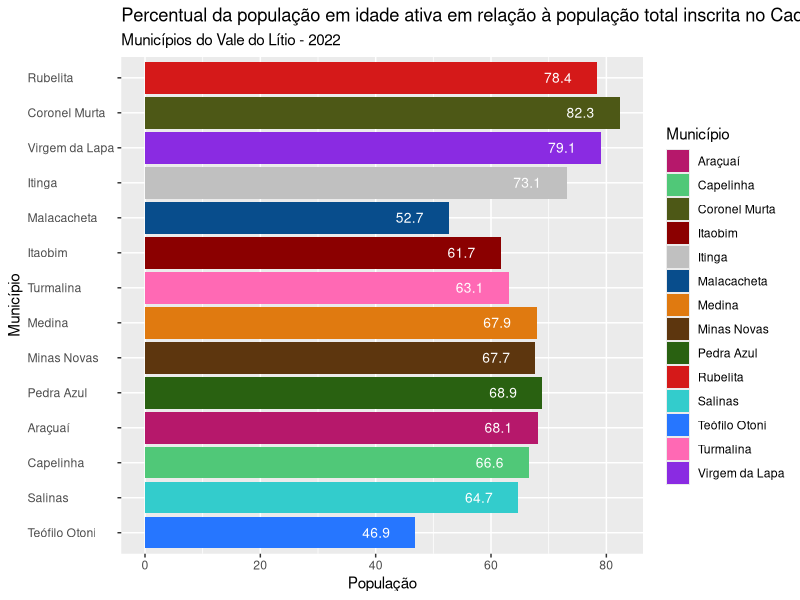
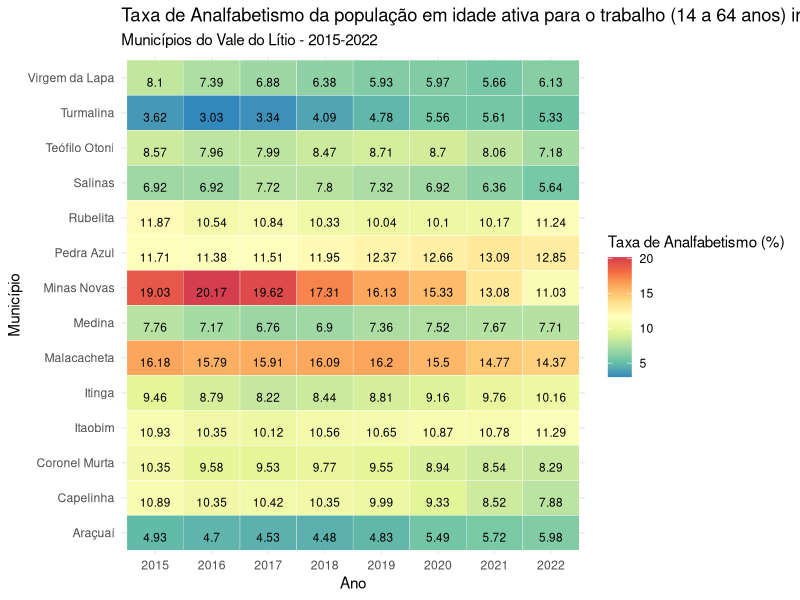
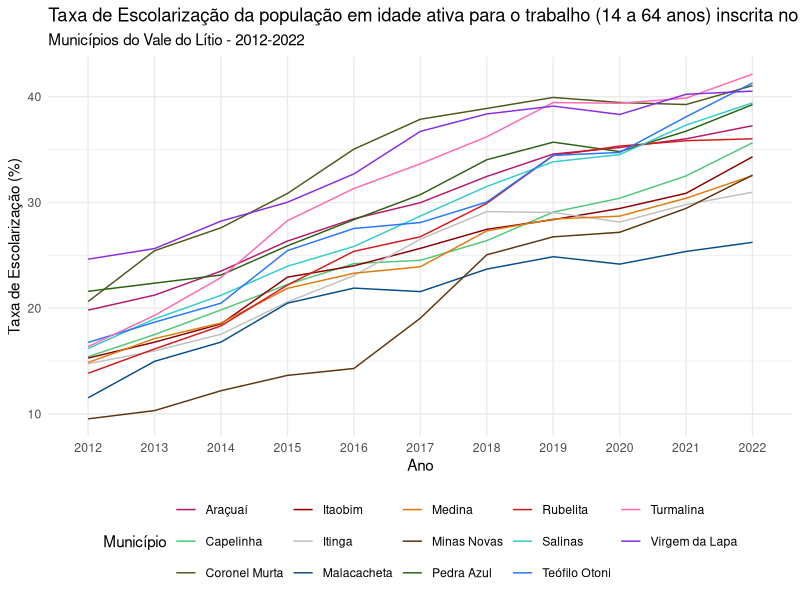
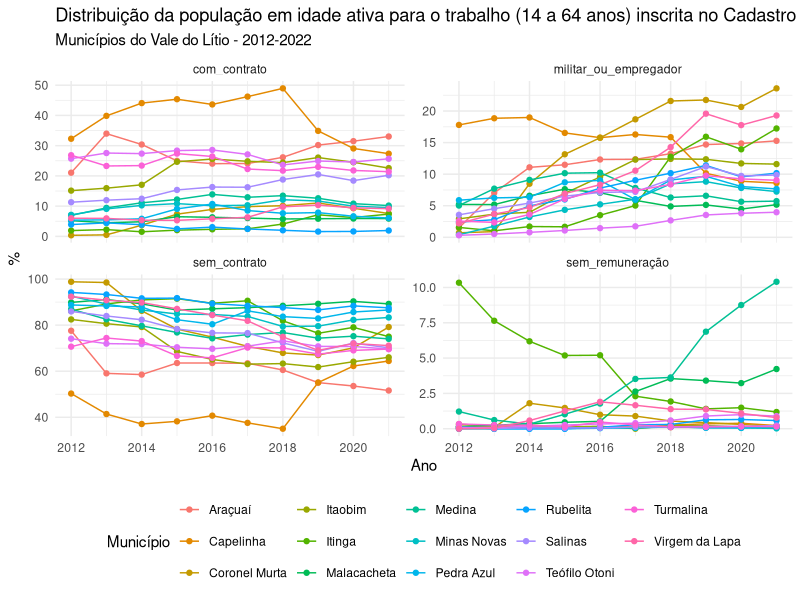
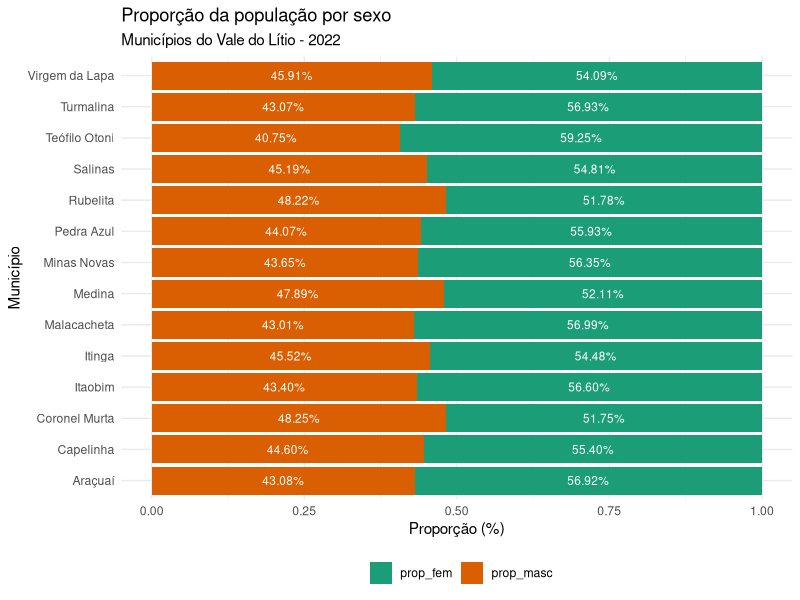
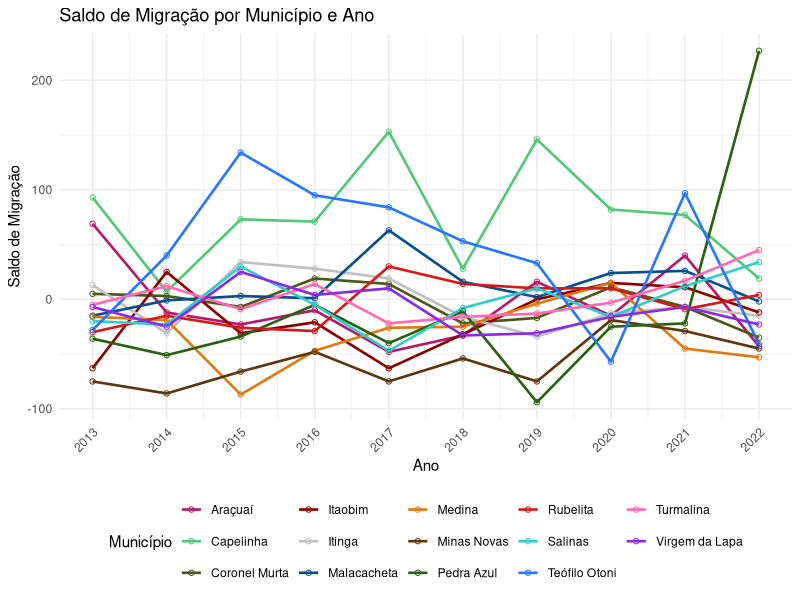
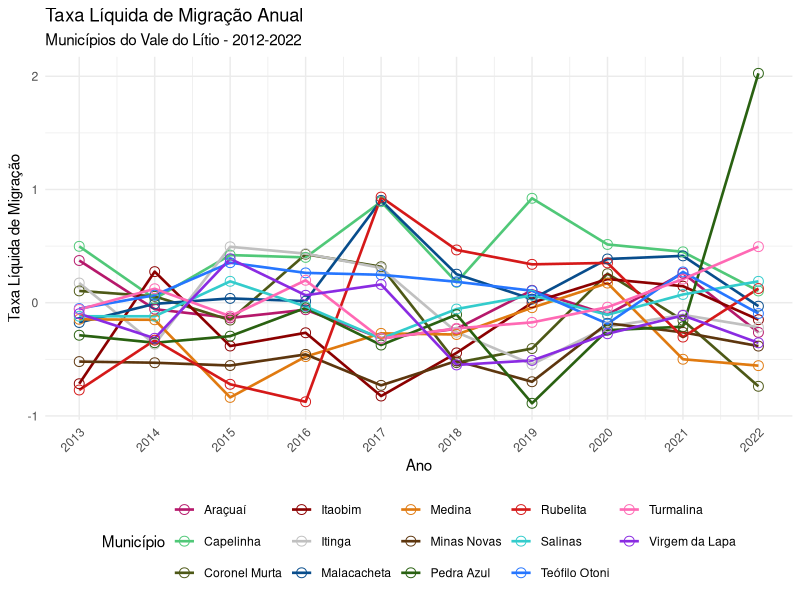

Here is the R script that generated these plots, in order:
## ---- chunk 1
knitr::opts_chunk$set(echo = FALSE)
Sys.setlocale("LC_ALL", "en_US.UTF-8")

## ---- chunk 2
# Criar os vetores com os dados
cidades <- c("Araçuaí", "Capelinha", "Coronel Murta", "Itaobim", "Itinga", "Malacacheta", "Medina", "Minas Novas", "Pedra Azul", "Rubelita", "Salinas", "Teófilo Otoni", "Turmalina", "Virgem da Lapa")
censo_2022 <- c(34297, 39626, 8200, 19151, 13745, 17516, 20156, 24405, 24410, 5679, 40178, 137418, 20000, 11804)
percent_pop <- c(68.1, 66.6, 82.3, 61.7, 73.1, 52.7, 67.9, 67.7, 68.9, 78.4, 64.7, 46.9, 63.1, 79.1)
ibge <- c(3103405, 3112307, 3119500, 3133303, 3134004, 3139201, 3141405, 3141801, 3148707, 3156502, 3157005, 3168606, NA, 3171600)

# Criar o dataframe
df <- data.frame(CENSO_2022 = censo_2022, `%_POP_Cad_x_municipio_Censo_2022` = percent_pop, Município = cidades, IBGE = ibge)

## ---- chunk 3
library(ggplot2)

# Configuração de cores personalizadas
custom_colors <- c("#b6186b", "#50c878", "#4d5816", "#8b0000", "#c0c0c0", 
                   "#084d8c", "#e07a10", "#5d360e", "#296111", "#d51919", 
                   "#33cccc", "#2676ff", "#FF69B4", "#8A2BE2")


# Criar o gráfico de barras horizontal com cores personalizadas para o preenchimento e valores dentro das barras
ggplot(df, aes(x = df$X._POP_Cad_x_municipio_Censo_2022, y = reorder(Município, -CENSO_2022), fill = Município)) +
  geom_col() + # Usar geom_col() para gráfico de barras horizontal
  geom_text(aes(label = df$X._POP_Cad_x_municipio_Censo_2022), hjust = 1.9, size = 3.5, color = "white") + # Adiciona os valores dentro das barras
  scale_fill_manual(values = custom_colors) +
  labs(title = "Percentual da população em idade ativa em relação à população total inscrita no CadÚnico (%)",
        subtitle = "Municípios do Vale do Lítio - 2022",
       x = "População",
       y = "Município",
       fill = "Município") +
  theme(axis.text.y = element_text(hjust = 0)) # Ajustar a posição dos rótulos do eixo y

## ---- chunk 4
# Importando os dados
df_analfabetismo <- data.frame(
  IBGE = c(3103405, 3112307, 3119500, 3133303, 3134004, 3139201, 3141405, 3141801, 3148707, 3156502, 3157005, 3168606, 3169703, 3171600),
  MUNICIPIO = c("Araçuaí", "Capelinha", "Coronel Murta", "Itaobim", "Itinga", "Malacacheta", "Medina", "Minas Novas", "Pedra Azul", "Rubelita", "Salinas", "Teófilo Otoni", "Turmalina", "Virgem da Lapa"),
# `2012` = c(5.57, 12.14, 9.61, 11.81, 10.73, 15.83, 9.56, 18.66, 13.14, 15.16, 7.10, 10.84, 5.70, 9.30),
# `2013` = c(5.44, 11.64, 10.10, 11.79, 10.33, 15.85, 9.11, 19.47, 12.69, 14.50, 7.15, 10.48, 5.19, 8.60),
# `2014` = c(14.44, 20.74, 17.91, 20.77, 19.22, 22.02, 15.93, 27.10, 20.25, 21.30, 15.48, 16.13, 10.97, 15.88),
  `2015` = c(4.93, 10.89, 10.35, 10.93, 9.46, 16.18, 7.76, 19.03, 11.71, 11.87, 6.92, 8.57, 3.62, 8.10),
  `2016` = c(4.70, 10.35, 9.58, 10.35, 8.79, 15.79, 7.17, 20.17, 11.38, 10.54, 6.92, 7.96, 3.03, 7.39),
  `2017` = c(4.53, 10.42, 9.53, 10.12, 8.22, 15.91, 6.76, 19.62, 11.51, 10.84, 7.72, 7.99, 3.34, 6.88),
  `2018` = c(4.48, 10.35, 9.77, 10.56, 8.44, 16.09, 6.90, 17.31, 11.95, 10.33, 7.80, 8.47, 4.09, 6.38),
  `2019` = c(4.83, 9.99, 9.55, 10.65, 8.81, 16.20, 7.36, 16.13, 12.37, 10.04, 7.32, 8.71, 4.78, 5.93),
  `2020` = c(5.49, 9.33, 8.94, 10.87, 9.16, 15.50, 7.52, 15.33, 12.66, 10.10, 6.92, 8.70, 5.56, 5.97),
  `2021` = c(5.72, 8.52, 8.54, 10.78, 9.76, 14.77, 7.67, 13.08, 13.09, 10.17, 6.36, 8.06, 5.61, 5.66),
  `2022` = c(5.98, 7.88, 8.29, 11.29, 10.16, 14.37, 7.71, 11.03, 12.85, 11.24, 5.64, 7.18, 5.33, 6.13)
)



## ---- chunk 5
# Carregando os pacotes necessários
library(ggplot2)
library(reshape2)
library(RColorBrewer)


# Transformando o dataframe para o formato longo
df_long <- melt(df_analfabetismo, id.vars = c("IBGE", "MUNICIPIO"), variable.name = "Ano", value.name = "TaxaAnalfabetismo")

# Ajustando os nomes dos anos 
df_long$Ano <- gsub("X", "", df_long$Ano)

# Escolhendo uma paleta de cores
color_palette <- rev(brewer.pal(name = "Spectral", n = 9))

# Criando o mapa de calor
ggplot(df_long, aes(x = Ano, y = MUNICIPIO, fill = TaxaAnalfabetismo)) +
  geom_tile(color = "white") +
  geom_text(aes(label = round(TaxaAnalfabetismo, 2)), vjust = 1, size=3) +
  scale_fill_gradientn(colors = color_palette) +
  theme_minimal() +
  labs(title = "Taxa de Analfabetismo da população em idade ativa para o trabalho (14 a 64 anos) inscrita no Cadastro Único (%)",
       subtitle = "Municípios do Vale do Lítio - 2015-2022",
       x = "Ano", y = "Município", fill = "Taxa de Analfabetismo (%)")


## ---- chunk 6
# Criando o dataframe
tx_escolaricao <- data.frame(
  IBGE = c(3103405, 3112307, 3119500, 3133303, 3134004, 3139201, 3141405, 3141801, 3148707, 3156502, 3157005, 3168606, 3169703, 3171600),
  MUNICIPIO = c("Araçuaí", "Capelinha", "Coronel Murta", "Itaobim", "Itinga", "Malacacheta", "Medina", "Minas Novas", "Pedra Azul", "Rubelita", "Salinas", "Teófilo Otoni", "Turmalina", "Virgem da Lapa"),
  `2012` = c(19.82, 15.42, 20.63, 15.29, 14.75, 11.53, 14.87, 9.54, 21.60, 13.85, 16.20, 16.77, 16.37, 24.64),
  `2013` = c(21.24, 17.51, 25.44, 16.79, 15.97, 14.98, 17.13, 10.32, 22.37, 16.15, 18.99, 18.68, 19.32, 25.64),
  `2014` = c(23.51, 19.84, 27.61, 18.52, 17.54, 16.80, 18.60, 12.20, 23.14, 18.33, 21.22, 20.48, 22.90, 28.24),
  `2015` = c(26.35, 22.24, 30.85, 22.94, 20.59, 20.48, 21.88, 13.65, 25.90, 22.19, 23.97, 25.45, 28.28, 30.02),
  `2016` = c(28.46, 24.22, 35.04, 24.01, 23.08, 21.90, 23.31, 14.30, 28.37, 25.38, 25.84, 27.54, 31.32, 32.70),
  `2017` = c(29.98, 24.53, 37.87, 25.66, 26.53, 21.57, 23.92, 19.06, 30.74, 26.76, 28.72, 28.10, 33.66, 36.72),
  `2018` = c(32.46, 26.39, 38.89, 27.46, 29.14, 23.70, 27.31, 25.05, 34.04, 29.91, 31.51, 30.04, 36.21, 38.37),
  `2019` = c(34.58, 29.09, 39.93, 28.38, 29.05, 24.87, 28.43, 26.75, 35.70, 34.43, 33.85, 34.45, 39.45, 39.11),
  `2020` = c(35.19, 30.40, 39.45, 29.43, 28.15, 24.17, 28.71, 27.18, 34.81, 35.33, 34.53, 34.73, 39.38, 38.32),
  `2021` = c(36.02, 32.51, 39.26, 30.87, 29.80, 25.37, 30.40, 29.44, 36.74, 35.84, 37.32, 38.10, 39.87, 40.23),
  `2022` = c(37.26, 35.65, 41.05, 34.32, 30.97, 26.23, 32.54, 32.58, 39.26, 36.02, 39.42, 41.30, 42.14, 40.53)
)

## ---- chunk 7
# Carregando os pacotes necessários
library(ggplot2)
library(reshape2)
library(RColorBrewer)

# Transformando o dataframe para o formato longo
df_long <- melt(tx_escolaricao, id.vars = c("IBGE", "MUNICIPIO"), variable.name = "Ano", value.name = "TaxaEscolarizacao")

# Ajustando os nomes dos anos 
df_long$Ano <- gsub("X", "", df_long$Ano)

# Definindo as cores manualmente
custom_colors <- c("#b6186b", "#50c878", "#4d5816", "#8b0000", "#c0c0c0", "#084d8c", "#e07a10", "#5d360e", "#296111", "#d51919", "#33cccc", "#2676ff", "#FF69B4", "#8A2BE2")


# Criando o gráfico de linhas
ggplot(df_long, aes(x = Ano, y = TaxaEscolarizacao, group = MUNICIPIO, color = MUNICIPIO)) +
  geom_line() +
  scale_color_manual(values = custom_colors) +
  theme_minimal() +
  labs(title = "Taxa de Escolarização da população em idade ativa para o trabalho (14 a 64 anos) inscrita no Cadastro Único (%)",
       subtitle = "Municípios do Vale do Lítio - 2012-2022", x = "Ano", y = "Taxa de Escolarização (%)", color = "Município") +
  theme(legend.position = "bottom")



## ---- chunk 8
# Carregando o pacote ggplot2
library(tidyverse)
library(readxl)
pop_idade_ativa <- read_excel("pop_idade_ativa.xlsx")

pop_idade_ativa_long <- pop_idade_ativa %>%
  gather(key = "Tipo_Trabalho", value = "Percentual", sem_contrato, com_contrato, militar_ou_empregador, sem_remuneração)

colnames(pop_idade_ativa_long)[2] <- "Município"

# Criando o painel de gráficos
ggplot(pop_idade_ativa_long, aes(x = ano, y = Percentual, group = Município, colour = Município)) +
  geom_line() +
  geom_point() +
  theme_minimal() +
  labs(title = "Distribuição da população em idade ativa para o trabalho (14 a 64 anos) inscrita no Cadastro Único, segundo o  vínculo de trabalho (%)",
       subtitle = "Municípios do Vale do Lítio - 2012-2022",
       y = "%", x = "Ano") +
  facet_wrap(~Tipo_Trabalho, scales = "free_y") +
  theme(legend.position = "bottom")

## ---- chunk 9
library(readxl)
prop_mac_fem <- read_excel("prop_mac_fem.xlsx")

# Calcular a população total
df <- prop_mac_fem %>%
  mutate(pop_total = masc + fem) %>% filter(ano==2022)

# Calcular a proporção da população por gênero
df <- df %>%
  mutate(prop_masc = masc / pop_total,
         prop_fem = fem / pop_total)

# Reorganizar os dados no formato longo
df_long <- df %>%
  select(MUNICIPIO, prop_masc, prop_fem) %>%
  pivot_longer(cols = c(prop_masc, prop_fem),
               names_to = "Genero",
               values_to = "Proporcao")

# Criar o gráfico de barras empilhadas
ggplot(df_long, aes(x = MUNICIPIO, y = Proporcao, fill = Genero)) +
  geom_bar(stat = "identity", position = "stack") +
  geom_text(aes(label = scales::percent(Proporcao, accuracy = 0.01)), position = position_stack(vjust = 0.5), color = "white", size = 3) + 
  coord_flip() +  # Virar o gráfico para melhor visualização
  theme_minimal() +
  scale_fill_brewer(palette = "Dark2") +  # Escolha uma paleta da RColorBrewer
  labs(title = "Proporção da população por sexo",
       subtitle = "Municípios do Vale do Lítio - 2022",
       x = "Município",
       y = "Proporção (%)",
       fill = "") +
  theme(legend.position = "bottom")

## ---- chunk 10
# Carregando os pacotes necessários
library(ggplot2)
library(dplyr)
library(readxl)
saldo_migratorio <- read_excel("saldo_migratorio.xlsx", 
    sheet = "Planilha2")

# Configuração de cores personalizadas para positivo e negativo
custom_colors_pos_neg <- c("positivo" = "#538017", "negativo" = "#802f17")

# Adicionando uma nova coluna para indicar se o saldo migratório é positivo ou negativo
saldo_migratorio <- saldo_migratorio %>%
  mutate(SaldoTipo = ifelse(SM >= 0, "positivo", "negativo"))

## ---- chunk 11
# Carregando os pacotes necessários
library(ggplot2)

# Configuração de cores personalizadas
custom_colors <- c("#b6186b", "#50c878", "#4d5816", "#8b0000", "#c0c0c0", 
                   "#084d8c", "#e07a10", "#5d360e", "#296111", "#d51919", 
                   "#33cccc", "#2676ff", "#FF69B4", "#8A2BE2")

# Definindo os anos manualmente para o eixo x
anos <- c(2012, 2013, 2014, 2015, 2016, 2017, 2018, 2019, 2020, 2021, 2022)

# Criando o gráfico de linhas para a taxa líquida de migração com melhor distinção
 ggplot(saldo_migratorio, aes(x = ano, y = SM, group = Município, colour = Município)) +
  geom_line(linewidth = 0.9) +  # Aumentando a espessura das linhas
  geom_point(linewidth = 3, shape = 21) +  # Adicionando marcadores com bordas
  scale_color_manual(values = custom_colors) +  # Utilizando cores personalizadas
  scale_x_continuous(breaks = anos) +  # Definindo os anos manualmente
  theme_minimal() +
  labs(title = "Saldo de Migração por Município e Ano",
       y = "Saldo de Migração",
       x = "Ano") +
  theme(legend.position = "bottom",
        axis.text.x = element_text(angle = 45, hjust = 1)) 



## ---- chunk 12
# Carregando os pacotes necessários
library(ggplot2)

# Configuração de cores personalizadas
custom_colors <- c("#b6186b", "#50c878", "#4d5816", "#8b0000", "#c0c0c0", 
                   "#084d8c", "#e07a10", "#5d360e", "#296111", "#d51919", 
                   "#33cccc", "#2676ff", "#FF69B4", "#8A2BE2")

# Definindo os anos manualmente para o eixo x
anos <- c(2012, 2013, 2014, 2015, 2016, 2017, 2018, 2019, 2020, 2021, 2022)

# Criando o gráfico de linhas para a taxa líquida de migração com melhor distinção
 ggplot(saldo_migratorio, aes(x = ano, y = TLM, group = Município, colour = Município)) +
  geom_line(size = 0.9) +  # Aumentando a espessura das linhas
  geom_point(size = 3, shape = 21) +  # Adicionando marcadores com bordas
  scale_color_manual(values = custom_colors) +  # Utilizando cores personalizadas
  scale_x_continuous(breaks = anos) +  # Definindo os anos manualmente
  theme_minimal() +
  labs(title = "Taxa Líquida de Migração Anual",
       subtitle = "Municípios do Vale do Lítio - 2012-2022",
       y = "Taxa Líquida de Migração",
       x = "Ano") +
  theme(legend.position = "bottom",
        axis.text.x = element_text(angle = 45, hjust = 1)) 


